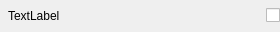
<?xml version="1.0" encoding="UTF-8"?>
<ui version="4.0">
 <class>MaskSettingListItem</class>
 <widget class="QWidget" name="MaskSettingListItem">
  <property name="geometry">
   <rect>
    <x>0</x>
    <y>0</y>
    <width>280</width>
    <height>32</height>
   </rect>
  </property>
  <property name="minimumSize">
   <size>
    <width>280</width>
    <height>32</height>
   </size>
  </property>
  <property name="maximumSize">
   <size>
    <width>280</width>
    <height>32</height>
   </size>
  </property>
  <property name="windowTitle">
   <string>Form</string>
  </property>
  <layout class="QHBoxLayout" name="horizontalLayout">
   <property name="spacing">
    <number>0</number>
   </property>
   <property name="leftMargin">
    <number>0</number>
   </property>
   <property name="topMargin">
    <number>0</number>
   </property>
   <property name="rightMargin">
    <number>0</number>
   </property>
   <property name="bottomMargin">
    <number>0</number>
   </property>
   <item>
    <layout class="QHBoxLayout" name="horizontalLayout_2">
     <property name="spacing">
      <number>0</number>
     </property>
     <item>
      <spacer name="horizontalSpacer_2">
       <property name="orientation">
        <enum>Qt::Horizontal</enum>
       </property>
       <property name="sizeType">
        <enum>QSizePolicy::Fixed</enum>
       </property>
       <property name="sizeHint" stdset="0">
        <size>
         <width>8</width>
         <height>20</height>
        </size>
       </property>
      </spacer>
     </item>
     <item>
      <widget class="QLabel" name="maskName_label">
       <property name="text">
        <string>TextLabel</string>
       </property>
      </widget>
     </item>
     <item>
      <spacer name="horizontalSpacer_3">
       <property name="orientation">
        <enum>Qt::Horizontal</enum>
       </property>
       <property name="sizeHint" stdset="0">
        <size>
         <width>40</width>
         <height>20</height>
        </size>
       </property>
      </spacer>
     </item>
     <item>
      <widget class="QCheckBox" name="hide_checkBox">
       <property name="layoutDirection">
        <enum>Qt::RightToLeft</enum>
       </property>
       <property name="text">
        <string/>
       </property>
      </widget>
     </item>
    </layout>
   </item>
  </layout>
 </widget>
 <resources/>
 <connections/>
</ui>
